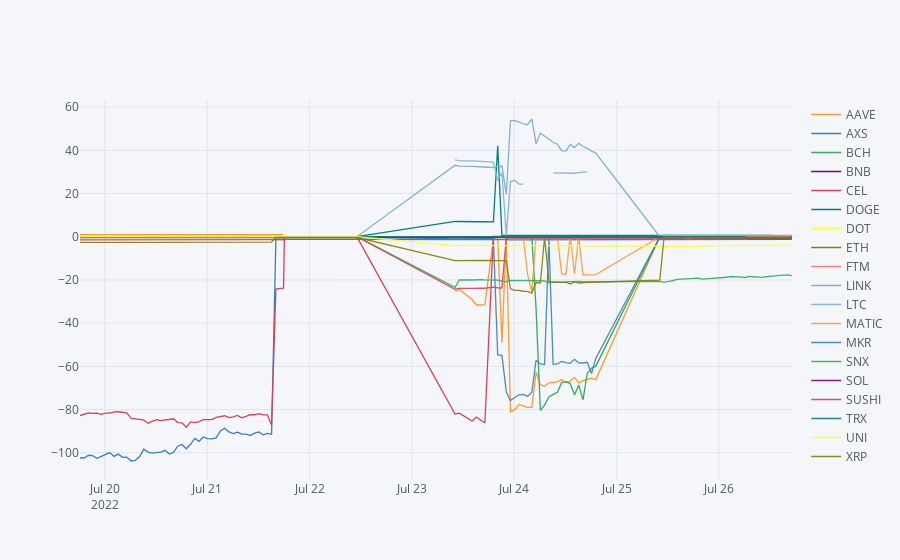

Notebook source saved alongside this figure:
### Markdown cell above
# risk by coin

### Code cell
risk[(risk['event_type']=='delta')&(risk['attribution'].apply(lambda f: f!='USD' and 'PERP' not in f))].pivot_table(index='time',columns='attribution',values='usdAmt',aggfunc=sum).iplot()
